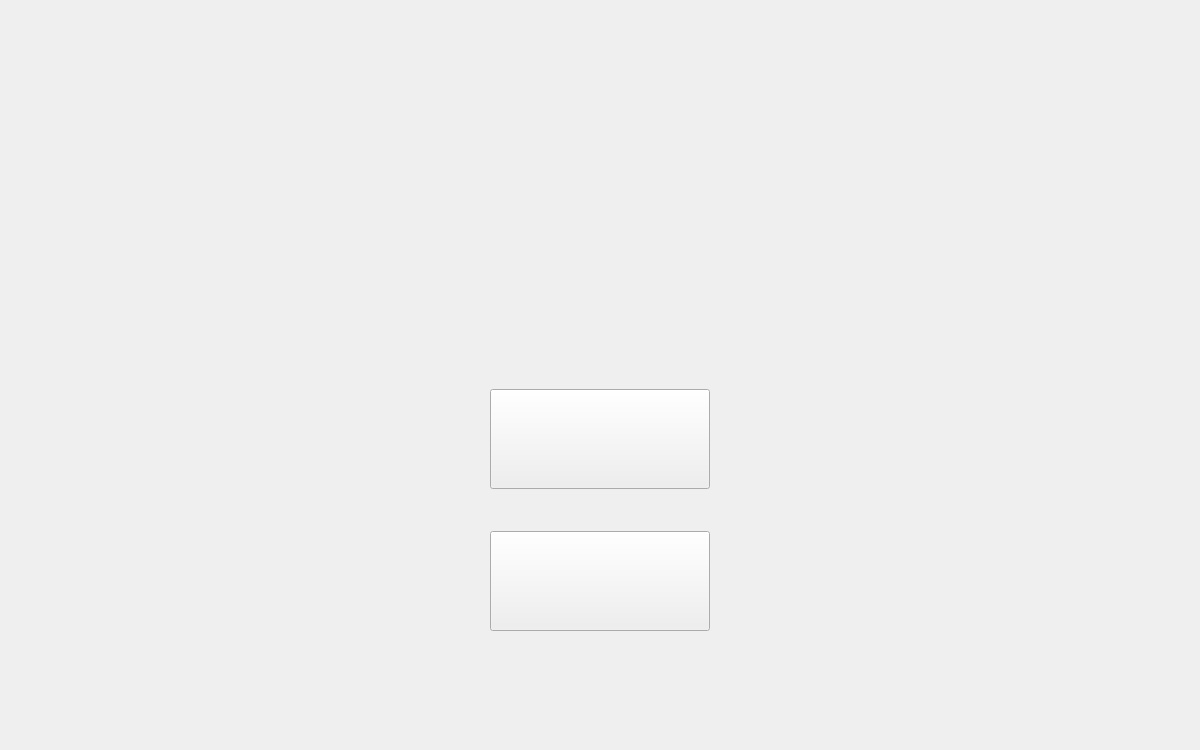
<?xml version="1.0" encoding="UTF-8"?>
<ui version="4.0">
 <class>MainWidget</class>
 <widget class="QWidget" name="MainWidget">
  <property name="geometry">
   <rect>
    <x>0</x>
    <y>0</y>
    <width>1200</width>
    <height>750</height>
   </rect>
  </property>
  <property name="minimumSize">
   <size>
    <width>1200</width>
    <height>750</height>
   </size>
  </property>
  <property name="maximumSize">
   <size>
    <width>1200</width>
    <height>750</height>
   </size>
  </property>
  <property name="windowTitle">
   <string>Widget</string>
  </property>
  <property name="styleSheet">
   <string notr="true"/>
  </property>
  <layout class="QGridLayout" name="gridLayout">
   <item row="1" column="2">
    <spacer name="horizontalSpacer">
     <property name="orientation">
      <enum>Qt::Horizontal</enum>
     </property>
     <property name="sizeHint" stdset="0">
      <size>
       <width>469</width>
       <height>26</height>
      </size>
     </property>
    </spacer>
   </item>
   <item row="2" column="1">
    <spacer name="verticalSpacer_3">
     <property name="orientation">
      <enum>Qt::Vertical</enum>
     </property>
     <property name="sizeType">
      <enum>QSizePolicy::Fixed</enum>
     </property>
     <property name="sizeHint" stdset="0">
      <size>
       <width>217</width>
       <height>26</height>
      </size>
     </property>
    </spacer>
   </item>
   <item row="3" column="2">
    <spacer name="horizontalSpacer_4">
     <property name="orientation">
      <enum>Qt::Horizontal</enum>
     </property>
     <property name="sizeHint" stdset="0">
      <size>
       <width>469</width>
       <height>20</height>
      </size>
     </property>
    </spacer>
   </item>
   <item row="3" column="0">
    <spacer name="horizontalSpacer_3">
     <property name="orientation">
      <enum>Qt::Horizontal</enum>
     </property>
     <property name="sizeHint" stdset="0">
      <size>
       <width>469</width>
       <height>20</height>
      </size>
     </property>
    </spacer>
   </item>
   <item row="1" column="0">
    <spacer name="horizontalSpacer_2">
     <property name="orientation">
      <enum>Qt::Horizontal</enum>
     </property>
     <property name="sizeHint" stdset="0">
      <size>
       <width>469</width>
       <height>26</height>
      </size>
     </property>
    </spacer>
   </item>
   <item row="0" column="1">
    <spacer name="verticalSpacer">
     <property name="orientation">
      <enum>Qt::Vertical</enum>
     </property>
     <property name="sizeType">
      <enum>QSizePolicy::Fixed</enum>
     </property>
     <property name="sizeHint" stdset="0">
      <size>
       <width>217</width>
       <height>368</height>
      </size>
     </property>
    </spacer>
   </item>
   <item row="1" column="1">
    <widget class="QPushButton" name="Begin">
     <property name="enabled">
      <bool>true</bool>
     </property>
     <property name="minimumSize">
      <size>
       <width>220</width>
       <height>100</height>
      </size>
     </property>
     <property name="styleSheet">
      <string notr="true">border-image: url(:/images/images/menu/Begin.png);</string>
     </property>
     <property name="text">
      <string/>
     </property>
    </widget>
   </item>
   <item row="4" column="1">
    <spacer name="verticalSpacer_2">
     <property name="orientation">
      <enum>Qt::Vertical</enum>
     </property>
     <property name="sizeType">
      <enum>QSizePolicy::Fixed</enum>
     </property>
     <property name="sizeHint" stdset="0">
      <size>
       <width>217</width>
       <height>97</height>
      </size>
     </property>
    </spacer>
   </item>
   <item row="3" column="1">
    <widget class="QPushButton" name="Exit">
     <property name="minimumSize">
      <size>
       <width>220</width>
       <height>100</height>
      </size>
     </property>
     <property name="styleSheet">
      <string notr="true">border-image: url(:/images/images/menu/Exit.png);</string>
     </property>
     <property name="text">
      <string/>
     </property>
    </widget>
   </item>
  </layout>
 </widget>
 <layoutdefault spacing="6" margin="11"/>
 <resources/>
 <connections>
  <connection>
   <sender>Exit</sender>
   <signal>clicked()</signal>
   <receiver>MainWidget</receiver>
   <slot>close()</slot>
   <hints>
    <hint type="sourcelabel">
     <x>601</x>
     <y>532</y>
    </hint>
    <hint type="destinationlabel">
     <x>599</x>
     <y>374</y>
    </hint>
   </hints>
  </connection>
  <connection>
   <sender>Begin</sender>
   <signal>clicked()</signal>
   <receiver>Begin</receiver>
   <slot>hide()</slot>
   <hints>
    <hint type="sourcelabel">
     <x>599</x>
     <y>438</y>
    </hint>
    <hint type="destinationlabel">
     <x>599</x>
     <y>438</y>
    </hint>
   </hints>
  </connection>
  <connection>
   <sender>Begin</sender>
   <signal>clicked()</signal>
   <receiver>Exit</receiver>
   <slot>hide()</slot>
   <hints>
    <hint type="sourcelabel">
     <x>599</x>
     <y>438</y>
    </hint>
    <hint type="destinationlabel">
     <x>599</x>
     <y>581</y>
    </hint>
   </hints>
  </connection>
 </connections>
</ui>
